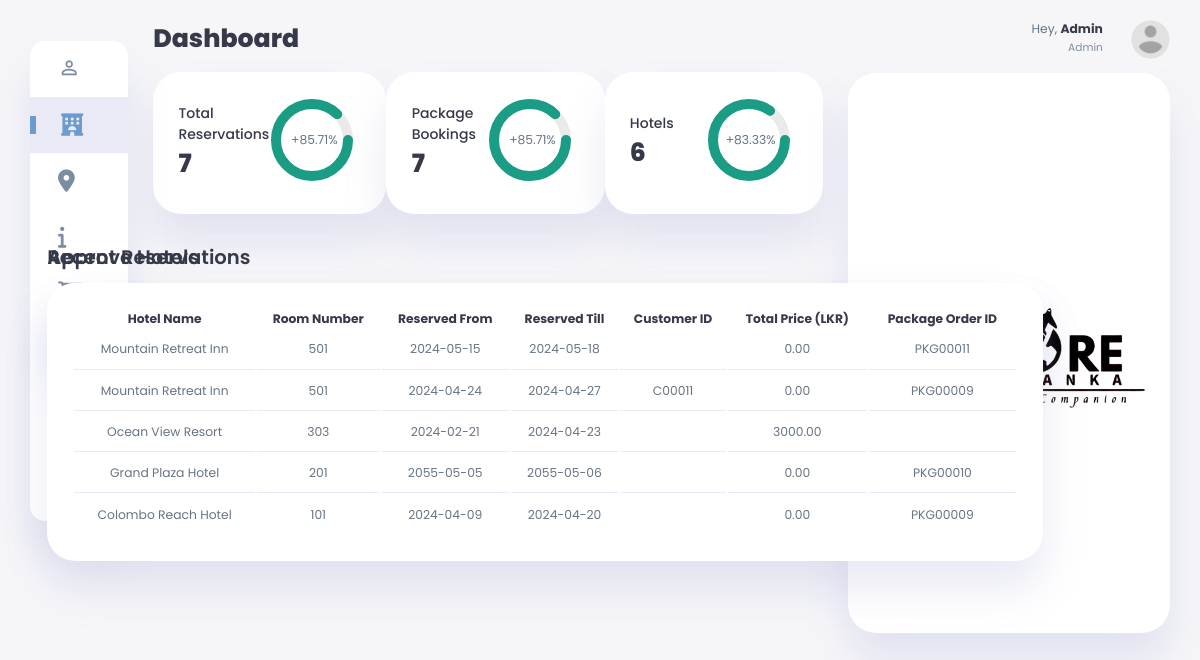
Screenshot of /dashboards/Admin/admin.hotel.php with the database file from the repository.
### tables this page shows
CREATE TABLE `hotelreservation` (
  `reservation_id` varchar(10) NOT NULL,
  `hotel_id` varchar(6) NOT NULL,
  `name` varchar(200) NOT NULL,
  `room_number` int(10) NOT NULL,
  `reserved_from` date NOT NULL,
  `reserved_till` date NOT NULL,
  `customer_id` varchar(6) NOT NULL,
  `totalprice` decimal(10,2) NOT NULL,
  `pkg_order_id` varchar(10) DEFAULT NULL,
  `approval` varchar(15) NOT NULL
);

### dashboards/Admin/admin.hotel.php (the view, shortened to what this page needs)
<?php
include_once '../../config.php';
$conn = new mysqli($hostname, $username, $password, $database);
?>
<!DOCTYPE html>
<html lang="en">
<head>
    <link rel="stylesheet" href="https://cdnjs.cloudflare.com/ajax/libs/font-awesome/6.5.1/css/all.min.css" />
    <link rel="stylesheet" href="../../css/admin.style.css">
</head>
<body>
    <div class="container">
        <?php
        include 'Components/sidebar.php'
        ?>
        <main>
            <h1>Dashboard</h1>
            <div class="analyse hotelpage">
                <div class="sales">
                    <div class="status">
                        <div class="info">
                            <h3>Total Reservations</h3>
                            <h1 id="totalReservations">...</h1>
                        </div>
                        <div class="progresss">
                            <svg>
                                <circle cx="38" cy="38" r="36"></circle>
                                <circle class="progress-ring ring-reservations" cx="38" cy="38" r="36" style="stroke-dashoffset: 0;"></circle>
                            </svg>
                            <div class="percentage">
                                <p id="percentChangeReservations">...</p>
                            </div>
                        </div>
                    </div>
                </div>
                <div class="visits">
                    <div class="status">
                        <div class="info">
                            <h3>Package Bookings</h3>
                            <h1 id="totalPackagesBooked">...</h1>
                        </div>
                        <div class="progresss">
                            <svg>
                                <circle cx="38" cy="38" r="36"></circle>
                                <circle class="progress-ring ring-packages" cx="38" cy="38" r="36" style="stroke-dashoffset: 0;"></circle>
                            </svg>
                            <div class="percentage">
                                <p id="percentChangePackages">...</p>
                            </div>
                        </div>
                    </div>
                </div>
                <div class="rooms">
                    <div class="status">
                        <div class="info">
                            <h3>Hotels</h3>
                            <h1 id="totalHotels">...</h1>
                        </div>
                        <div class="progresss">
                            <svg>
                                <circle cx="38" cy="38" r="36"></circle>
                                <circle class="progress-ring ring-hotels" cx="38" cy="38" r="36" style="stroke-dashoffset: 0;"></circle>
                            </svg>
                            <div class="percentage">
                                <p id="percentChangeHotels">...</p>
                            </div>
                        </div>
                    </div>
                </div>
            </div>
            <div class="recent-user">
                <h2>Approve Hotels</h2>
                <table>
                    <thead>
                        <tr>
                            <th>Name</th>
                            <th>Email</th>
                            <th>Contact Number</th>
                            <th>District</th>
                            <th>Distance</th>
                            <th>Status</th>
                        </tr>
                    </thead>
                </table>
            </div>
            <div class="recent-user">
                <h2>Recent Reservations</h2>
                <table>
                    <thead>
                        <tr>
                            <th>Hotel Name</th>
                            <th>Room Number</th>
                            <th>Reserved From</th>
                            <th>Reserved Till</th>
                            <th>Customer ID</th>
                            <th>Total Price (LKR)</th>
                            <th>Package Order ID</th>
                        </tr>
                    </thead>
                    <tbody>
                        <?php
                        $sql = "SELECT * FROM hotelreservation ORDER BY reservation_id DESC LIMIT 5";
                        $result = $conn->query($sql);
                        if ($result->num_rows > 0) {
                            while ($row = $result->fetch_assoc()) {
                                echo "<tr>";
                                echo "<td>" . $row['name'] . "</td>";
                                echo "<td>" . $row['room_number'] . "</td>";
                                echo "<td>" . $row['reserved_from'] . "</td>";
                                echo "<td>" . $row['reserved_till'] . "</td>";
                                echo "<td>" . $row['customer_id'] . "</td>";
                                echo "<td>" . $row['totalprice'] . "</td>";
                                echo "<td>" . $row['pkg_order_id'] . "</td>";
                                echo "</tr>";
                            }
                        } else {
                            echo "<tr><td colspan='9'>No recent reservations found</td></tr>";
                        }
                        ?>
                    </tbody>
                </table>
        </main>
        <?php
        include 'Components/rightsection.php'
        ?>
    </div>
</body>
</html>

### css/admin.style.css (style rules this page uses)
:root { --color-primary: #6C9BCF; --color-danger: #2b5de5; --color-success: #1B9C85; --color-warning: #F7D060; --color-white: #fff; --color-info-dark: #7d8da1; --color-dark: #363949; --color-light: rgba(132, 139, 200, 0.18); --color-dark-variant: #677483; --color-background: #f6f6f9; --card-border-radius: 2rem; --border-radius-1: 0.4rem; --border-radius-2: 1.2rem; --card-padding: 1.8rem; --padding-1: 1.2rem; --box-shadow: 0 2rem 3rem var(--color-light); }
* { margin: 0; padding: 0; outline: 0; appearance: none; border: none; text-decoration: none; box-sizing: border-box; }
html { font-size: 14px; }
body { width: 100vw; height: 100vh; font-family: 'Poppins', sans-serif; font-size: 0.88rem; user-select: none; overflow-x: hidden; color: var(--color-dark); background-color: var(--color-background); }
h1 { font-weight: 800; font-size: 1.8rem; }
h2 { font-weight: 600; font-size: 1.4rem; }
h3 { font-weight: 500; font-size: 0.87rem; }
p { color: var(--color-dark-variant); }
.container { display: grid; width: 96%; margin: 0 auto; gap: 1.8rem; grid-template-columns: 12rem auto 23rem; }
main { margin-top: 1.4rem; }
main .analyse { display: grid; grid-template-columns: repeat(5, 1fr); gap: 1rem; }
.hotelpage { grid-template-columns: repeat(3, 1fr) !important; }
main .analyse > div { background-color: var(--color-white); padding: var(--card-padding); border-radius: var(--card-border-radius); margin-top: 1rem; box-shadow: var(--box-shadow); cursor: pointer; transition: all 0.3s ease; }
main .analyse > div .status { display: flex; align-items: center; justify-content: space-between; }
main .analyse h3 { font-size: 1rem; }
main .analyse .progresss { position: relative; width: 92px; height: 92px; border-radius: 50%; }
main .analyse svg { width: 7rem; height: 7rem; }
main .analyse .progresss .percentage { position: absolute; top: -3px; left: -1px; display: flex; align-items: center; justify-content: center; height: 100%; width: 100%; }
main .recent-user { margin-top: 1.3rem; }
main .recent-user h2 { margin-bottom: 0.8rem; }
main .recent-user table { background-color: var(--color-white); width: 100%; padding: var(--card-padding); text-align: center; box-shadow: var(--box-shadow); border-radius: var(--card-border-radius); transition: all 0.3s ease; }
main .recent-user table tbody td { height: 2.8rem; border-bottom: 1px solid var(--color-light); color: var(--color-dark-variant); }
main .recent-user table tbody tr:last-child td { border: none; }
@media screen and (max-width: 1200px) { .container { width: 95%; grid-template-columns: 7rem auto 23rem; } }
@media screen and (max-width: 1200px) { main .analyse { grid-template-columns: 1fr; gap: 0; } }
@media screen and (max-width: 1200px) { main .recent-user { width: 94%; position: absolute; left: 50%; transform: translateX(-50%); margin: 2rem 0 0 0.8rem; } }
@media screen and (max-width: 1200px) { main .recent-user table { width: 83vw; } }

### rows the page displays
hotelreservation: name "Mountain Retreat Inn", room_number "501", reserved_from "2024-05-15", reserved_till "2024-05-18", totalprice "0.00", pkg_order "PKG00011"
hotelreservation: name "Mountain Retreat Inn", room_number "501", reserved_from "2024-04-24", reserved_till "2024-04-27", customer "C00011", totalprice "0.00", pkg_order "PKG00009"
hotelreservation: name "Ocean View Resort", room_number "303", reserved_from "2024-02-21", reserved_till "2024-04-23", totalprice "3000.00"
hotelreservation: name "Grand Plaza Hotel", room_number "201", reserved_from "2055-05-05", reserved_till "2055-05-06", totalprice "0.00", pkg_order "PKG00010"
hotelreservation: name "Colombo Reach Hotel", room_number "101", reserved_from "2024-04-09", reserved_till "2024-04-20", totalprice "0.00", pkg_order "PKG00009"
